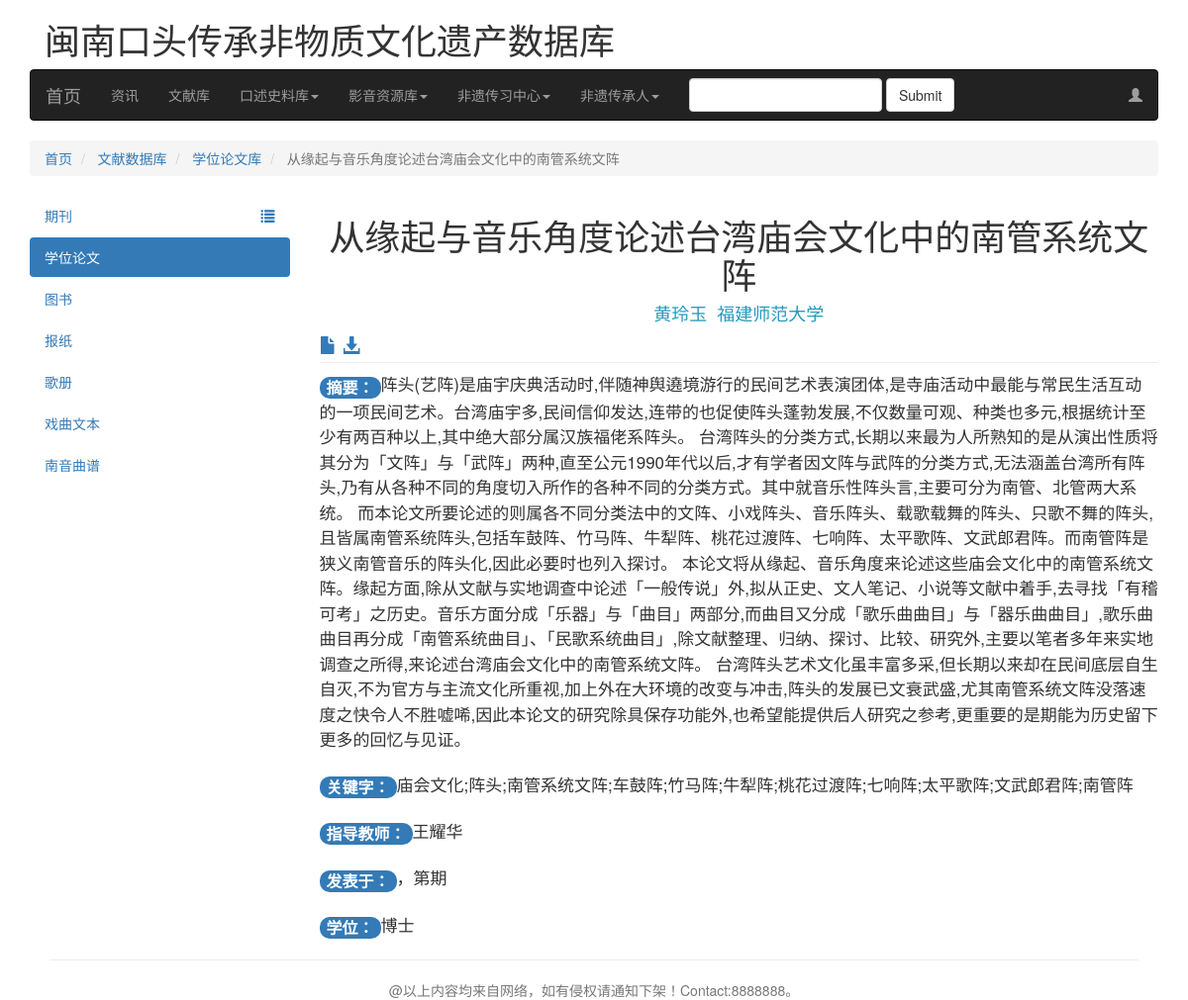
The page /documentdb/dissertation/1/ on the database its author committed.
### DocumentDB/models.py (models this page shows, shortened)
class Dissertation(models.Model):
    TYPE_CHOICE = \
        (
            ('MC', '民间传说'),
            ('MG', '民间歌谣'),
            ('MS', '民间故事'),
            ('XQ', '戏曲'),
            ('YM', '民间谚语（谜语）'),
            ('QT', '其他'),
        )
    TypeOf = models.CharField(max_length=2, choices=TYPE_CHOICE, default='QT', verbose_name='论文分类')
    Title = models.CharField(max_length=200,verbose_name='论文题目')
    Author = models.CharField(max_length=50,verbose_name="论文作者")
    TertiaryAuthor = models.CharField(max_length=50,verbose_name='指导教师')
    Publisher = models.CharField(max_length=50,verbose_name="发表单位")
    Year = models.CharField(max_length=10,verbose_name='发表年份')
    Volume = models.CharField(max_length=10,verbose_name="学位层次")
    Pages = models.CharField(max_length=10,verbose_name='在哪几页')
    Memo = models.CharField(max_length=10,verbose_name='共有几页')
    Keywords = models.CharField(max_length=100,verbose_name='关键词')
    Abstract =models.TextField(verbose_name='内容摘要')
    UpdateTime = models.DateTimeField(auto_now=True)
    FilePath = models.FileField(upload_to='DEGREETHESIS/%Y/%m',verbose_name='上传本地学位论文文件')
    class Meta:
        ordering = ['-UpdateTime']
        verbose_name_plural = "学位论文信息表"
        verbose_name = "学位论文信息表"

### DocumentDB/views.py (the view)
# urls.py: path('dissertation/<int:id>/',dissertation_detail,name='dissertation_detail'),#学位论文按ID号显示详细页
def dissertation_detail(request,id):
    target = Dissertation.objects.get(id = id)
    return render(request,'documentdb/dissertation_detail.html',{'target':target})

### template/documentdb/dissertation_detail.html (shortened to what this page needs)
{% extends "base.html" %}
{% load staticfiles %}
{% block content %}
    <div class="container">
        <div class="row">
            <div>
                <div class="col-sm-12">
                    <ul class="breadcrumb">
				        <li>
					        <a href="{% url 'index' %}">首页</a>
				        </li>
                        <li >
                            <a href="{% url 'DocumentDB:documentdb_main' %}">文献数据库</a>
				        </li>
                        <li >
                            <a href="{% url 'DocumentDB:dissertation' %}">学位论文库</a>
                        </li>
                        <li class="active">
                            {{ target.Title }}
                        </li>
                    </ul>
                </div>
            </div>
            <div>
                <div class="col-sm-3">
                    <ul class="nav nav-pills nav-stacked">
                        <li id="left-navbar">
                            <a href="{% url 'DocumentDB:periodical' %}">期刊
                                <span class="pull-right" style="border:none" data-toggle="collapse" data-parent="#left-navbar" href="#collapseone">
                                    <span class="glyphicon glyphicon-list "></span>
                                </span>
                            </a>
                        </li>
                        <li class="active"><a href="{% url 'DocumentDB:dissertation' %}">学位论文</a></li>
                        <li><a href="{% url 'DocumentDB:books' %}">图书</a></li>
                        <li><a href="{% url 'DocumentDB:newspaper' %}">报纸</a></li>
                        <li><a href="{% url 'DocumentDB:songbook' %}">歌册</a></li>
                        <li><a href="{% url 'DocumentDB:operatext' %}">戏曲文本</a></li>
                        <li><a href="{% url 'DocumentDB:nanyinopern' %}">南音曲谱</a></li>
                    </ul>
                </div>
                <div class="col-sm-9">
                    {% block document_content %}
                        <h1 align="center">{{ target.Title }}</h1>
                        <h4 align="center"style="color:#269abc">{{ target.Author }}&nbsp&nbsp{{ target.Publisher }}</h4>
                        <div style="font-size: 18px">
                            <a href="#modal-test" role="button" class="glyphicon glyphicon-file" data-toggle="modal"></a>
                            <a href="{{ MEDIA_URL }}{{ target.FilePath }}" download="{{ MEDIA_URL }}{{ target.FilePath }}" class="glyphicon glyphicon-download-alt"></a>
                        </div>
                        <hr style="margin-top: 4px;margin-bottom: 8px;">
                        <div>
                            <span class="badge" style="background-color: #337ab7;line-height: 1;font-size:16px;">摘要：</span><span style="font-size: 17px;line-height: 1.5;">{{ target.Abstract }}</span>
                        </div>
                        <br>
                        <div>
                            <span class="badge" style="background-color: #337ab7;line-height: 1;font-size:16px;">关键字：</span><span style="font-size: 17px;line-height: 1.5;">{{ target.Keywords }}</span>
                        </div>
                        <br>
                        <div>
                            <span class="badge" style="background-color: #337ab7;line-height: 1;font-size:16px;">指导教师：</span><span style="font-size: 17px;line-height: 1.5;">{{ target.TertiaryAuthor }}</span>
                        </div>
                        <br>
                        <div>
                            <span class="badge" style="background-color: #337ab7;line-height: 1;font-size:16px;">发表于：</span><span style="font-size: 17px;line-height: 1.5;">{{ target.Year }}，第{{ target.Issue }}期</span>
                        </div>
                        <br>
                        <div>
                            <span class="badge" style="background-color: #337ab7;line-height: 1;font-size:16px;">学位：</span><span style="font-size: 17px;line-height: 1.5;">{{ target.Volume }}</span>
                        </div>
                    {% endblock %}
                </div>
            </div>
            <div>
                <div class="col-sm-12" >
                </div>
            </div>
        </div>
    </div>
{% endblock %}

### rows shown on the page
Dissertation: Title "从缘起与音乐角度论述台湾庙会文化中的南管系统文阵", Author "黄玲玉", Publisher "福建师范大学", Abstract "阵头(艺阵)是庙宇庆典活动时,伴随神舆遶境游行的民间艺术表演团体,是寺庙活动中最能与常民生活互动的一项民间艺术。台湾庙宇多,民间信仰发达,连带的也促使阵头蓬勃发展,不仅数量可观、种类也多元,根据统计至少有两百种以上,其中绝大部分属汉族福佬系阵头。 台湾阵头的分类方式,长期以来最为人所熟知的是从演出性质将其分为「文阵」与「武阵」两种,直至公元1990年代以后,才有学者因文阵与武阵的分类方式,无法涵盖台湾所有阵头,乃有从各种不同的角度切入所作的各种不同的分类方式。其中就音乐性阵头言,主要可分为南管、北管两大系统。 而本论文所要论述的则属各不同分类法中的文阵、小戏阵头、音乐阵头、载歌载舞的阵头、只歌不舞的阵头,且皆属南管系统阵头,包括车鼓阵、竹马阵、牛犁阵、桃花过渡阵、七响阵、太平歌阵、文武郎君阵。而南管阵是狭义南管音乐的阵头化,因此必要时也列入探讨。 本论文将从缘起、音乐角度来论述这些庙会文化中的南管系统文阵。缘起方面,除从文献与实地调查中论述「一般传说」外,拟从正史、文人笔记、小说等文献中着手,去寻找「有稽可考」之历史。音乐方面分成「乐器」与「曲目」两部分,而曲目又分成「歌乐曲曲目」与「器乐曲曲目」,歌乐曲曲目再分成「南管系统曲目」、「民歌系统曲目」,除文献整理、归纳、探讨、比较、研究外,主要以笔者多年来实地调查之所得,来论述台湾庙会文化中的南管系统文阵。…", Keywords "庙会文化;阵头;南管系统文阵;车鼓阵;竹马阵;牛犁阵;桃花过渡阵;七响阵;太平歌阵;文武郎君阵;南管阵", TertiaryAuthor "王耀华", Volume "博士"
